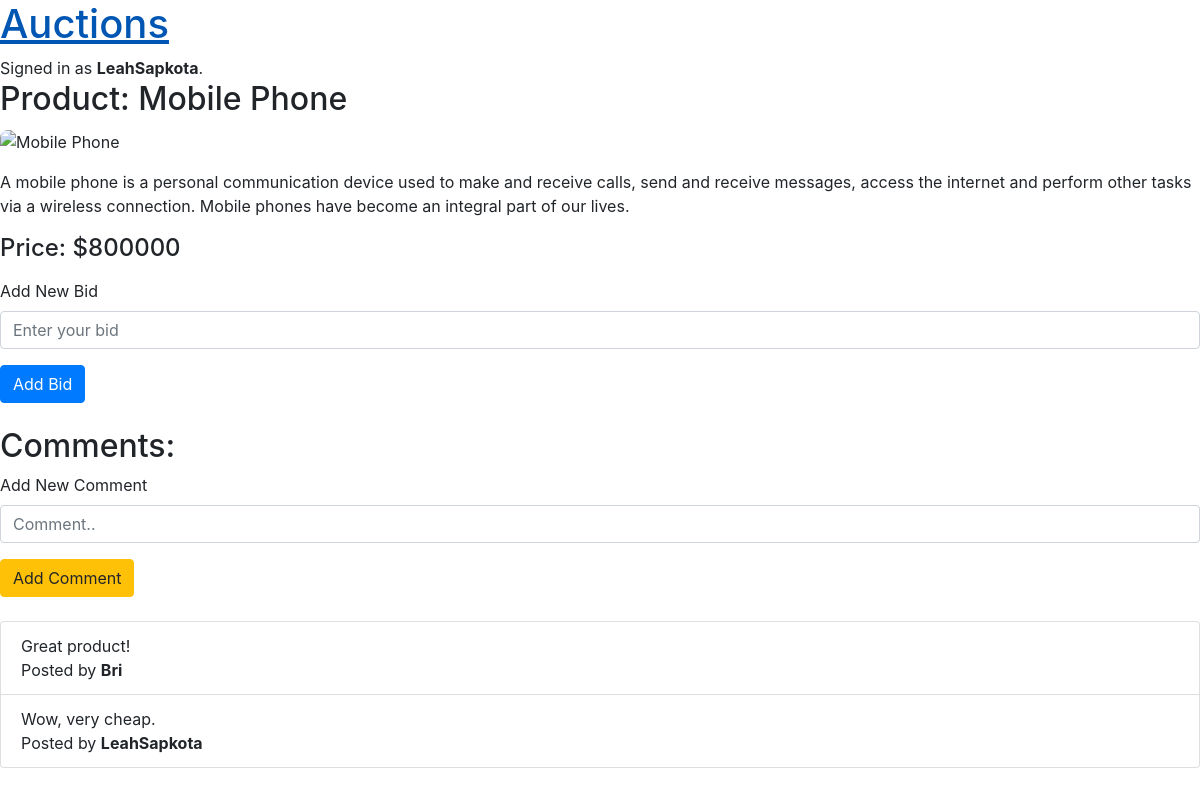
The app's page /listing/6 (signed in) with its own data.
### auctions/models.py (models this page shows, shortened)
class User(AbstractUser):
    pass

class Listing(models.Model):
    title = models.CharField(max_length=100)
    description = models.CharField(max_length=100)
    imageUrl = models.CharField(max_length=1000)
    price = models.ForeignKey(Bid, on_delete=models.CASCADE, blank=True, null=True, related_name="bidPrice")
    isActive = models.BooleanField(default=True)
    owner = models.ForeignKey(User, on_delete=models.CASCADE, blank=True, null=True, related_name="user")
    category = models.ForeignKey(Category, on_delete=models.CASCADE, blank=True, null=True, related_name="category")
    watchlist = models.ManyToManyField(User, blank=True, null=True, related_name="listingWatchlist")

class Bid(models.Model):
    bid = models.IntegerField(default=0)
    user = models.ForeignKey(User, on_delete=models.CASCADE, blank=True, null=True, related_name="userBid")

class Comment(models.Model):
    listing = models.ForeignKey(Listing, on_delete=models.CASCADE,blank=True, null=True, related_name="listingComment")
    commenter = models.ForeignKey(User, on_delete=models.CASCADE, blank=True, null=True, related_name="userComment")
    message = models.CharField(max_length=300)

### auctions/views.py (the view)
# urls.py: path("listing/<int:id>", views.listing, name="listing"),
def listing(request, id):
    listingData = get_object_or_404(Listing, pk=id)
    isListingInWatchlist = request.user in listingData.watchlist.all()
    allComments = Comment.objects.filter(listing=listingData)
    isOwner = False
    if listingData.owner:
        isOwner = request.user.username == listingData.owner.username if request.user.is_authenticated else False
    return render(request, "auctions/listing.html", {
        "listing": listingData,
        "isListingInWatchlist": isListingInWatchlist,
        "allComments": allComments,
        "isOwner": isOwner,
    })

### auctions/templates/auctions/listing.html (shortened to what this page needs)
{% extends "auctions/layout.html" %}
{% block body %}
    <h2 style="margin-bottom: 10px;">Product: {{ listing.title }}</h2>
    <div class="mb-3">
        <img src="{{ listing.imageUrl }}" alt="{{ listing.title }}" style="max-width: 100%; height: auto; border-radius: 0.5rem;">
    </div>
    <p>{{ listing.description }}</p>
    <div class="mb-3">
        {% if listing.price %}
            <h4 style="margin: 0;">Price: ${{ listing.price.bid }}</h4>
        {% else %}
            <p>No price set for this listing yet.</p>
        {% endif %}
    </div>
    {% if user.is_authenticated %}
        <form action="{% url 'addBid' id=listing.id %}" method="POST" class="mb-4">
            <div class="form-group">
                <label for="newBid">Add New Bid</label>
                <input type="number" min="0" name="newBid" placeholder="Enter your bid" class="form-control" required>
            </div>
            <button type="submit" class="btn btn-primary">Add Bid</button>
        </form>
    {% endif %}
    <h2 style="margin-top: 20px;">Comments:</h2>
    {% if user.is_authenticated %}
        <form action="{% url 'AddComment' id=listing.id %}" method="POST" class="mb-4">
            <div class="form-group">
                <label for="newComment">Add New Comment</label>
                <input type="text" name="newComment" placeholder="Comment.." class="form-control" required>
            </div>
            <button type="submit" class="btn btn-warning">Add Comment</button>
        </form>
    {% endif %}
    <ul class="list-group">
        {% for comment in allComments %}
            <li class="list-group-item">
                {{ comment.message }}
                <br>
                <p style="margin: 0;">Posted by <strong>{{ comment.commenter.username }}</strong></p>
            </li>
        {% endfor %}
    </ul>
{% endblock %}

### auctions/templates/auctions/layout.html (shortened to what this page needs)
{% load static %}
<!DOCTYPE html>
<html lang="en">
    <head>
        <link rel="stylesheet" href="https://stackpath.bootstrapcdn.com/bootstrap/4.4.1/css/bootstrap.min.css">
        <link href="{% static 'auctions/styles.css' %}" rel="stylesheet">
    </head>
    <body>
        <h1><a href="{% url 'index' %}">Auctions</a></h1>
        <div>
            {% if user.is_authenticated %}
                Signed in as <strong>{{ user.username }}</strong>.
            {% else %}
                Not signed in.
            {% endif %}
        </div>
        {% block body %}
        {% endblock %}
    </body>
</html>

### records on screen
User: username "LeahSapkota"
Listing: title "Mobile Phone", description "A mobile phone is a personal communication device used to make and receive calls, send and receive messages, access the internet and perform other tasks via a wireless connection. Mobile phones have become an integral part of our lives.", price.bid "800000"
Comment: message "Great product!", commenter.username "Bri"
Comment: message "Wow, very cheap.", commenter.username "LeahSapkota"
